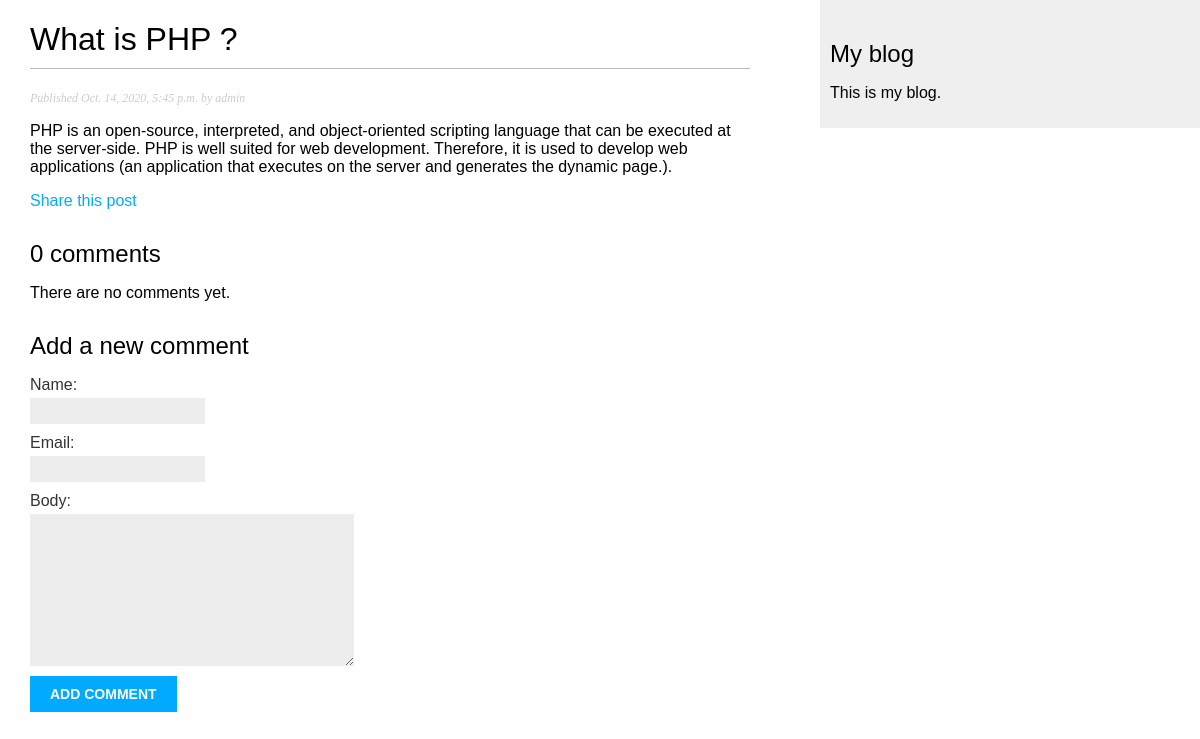
The app's page /blog/2020/10/14/what-php/ with its own data.
### blog/models.py (models this page shows, shortened)
class Post(models.Model):
    STATUS_CHOICES = (
('draft', 'Draft'),
('published', 'Published'),
)
    title = models.CharField(max_length=250)
    slug = models.SlugField(max_length=250,
    unique_for_date='publish')
    author = models.ForeignKey(User,
    on_delete=models.CASCADE,
    related_name='blog_posts')
    body = models.TextField()
    publish = models.DateTimeField(default=timezone.now)
    created = models.DateTimeField(auto_now_add=True)
    updated = models.DateTimeField(auto_now=True)
    status = models.CharField(max_length=10,
    choices=STATUS_CHOICES,
    default='draft')
    class Meta:
      ordering = ('-publish',)
    objects = models.Manager() # The default manager.
    published = PublishedManager() # Our custom manager.
    """
 Creating a comment system
Building a model
    """

### blog/views.py (the view)
def post_detail(request, year, month, day, post):
    post = get_object_or_404(Post, slug=post,
status='published',
publish__year=year,
publish__month=month,
publish__day=day)
    comments = post.comments.filter(active=True)
    new_comment = None
    if request.method == 'POST':
        comment_form = CommentForm(data=request.POST)
        if comment_form.is_valid():
            new_comment = comment_form.save(commit=False)
            new_comment.post = post
            new_comment.save()
    else:
        comment_form = CommentForm()
    return render(request,
    'blog/post/detail.html',
    {'post': post,
    'comments': comments,
    'new_comment': new_comment,
    'comment_form': comment_form
    })

### blog/forms.py
class CommentForm(forms.ModelForm):
    class Meta:
        model = Comment
        fields = ('name', 'email', 'body')

### blog/templates/blog/post/detail.html (shortened to what this page needs)
{% extends "blog/base.html" %}
{% block content %}
<h1>{{ post.title }}</h1>
<p class="date">
Published {{ post.publish }} by {{ post.author }}
</p>
{{ post.body|linebreaks }}
<p>
    <a href="{% url 'blog:post_share' post.id %}">
    Share this post
    </a>
    </p>
    {% with comments.count as total_comments %}
<h2>
{{ total_comments }} comment{{ total_comments|pluralize }}
</h2>
{% endwith %}
{% for comment in comments %}
<div class="comment">
<p class="info">
Comment {{ forloop.counter }} by {{ comment.name }}
{{ comment.created }}
</p>
{{ comment.body|linebreaks }}
</div>
{% empty %}
<p>There are no comments yet.</p>
{% endfor %}
{% if new_comment %}
<h2>Your comment has been added.</h2>
{% else %}
<h2>Add a new comment</h2>
<form method="post">
{{ comment_form.as_p }}
<p><input type="submit" value="Add comment"></p>
</form>
{% endif %}
{% endblock %}

### blog/static/css/blog.css (style rules this page uses)
body { margin:0; padding:0; font-family:helvetica, sans-serif; }
a { color:#00abff; text-decoration:none; }
h1 { font-weight:normal; border-bottom:1px solid #bbb; padding:0 0 10px 0; }
h2 { font-weight:normal; margin:30px 0 0; }
p.date { color:#ccc; font-family: georgia, serif; font-size: 12px; font-style: italic; }
label { float:left; clear:both; color:#333; margin-bottom:4px; }
input, textarea { clear:both; float:left; margin:0 0 10px; background:#ededed; border:0; padding:6px 10px; font-size:12px; }
input[type=submit] { font-weight:bold; background:#00abff; color:#fff; padding:10px 20px; font-size:14px; text-transform:uppercase; }

### records on screen
Post: title "What is PHP ?", publish "Oct. 14, 2020, 5:45 p.m.", author "admin", body "PHP is an open-source, interpreted, and object-oriented scripting language that can be executed at the server-side. PHP is well suited for web development. Therefore, it is used to develop web applications (an application that executes on the server and generates the dynamic page.)."

### other values on screen
{{ total_comments }} "0"
